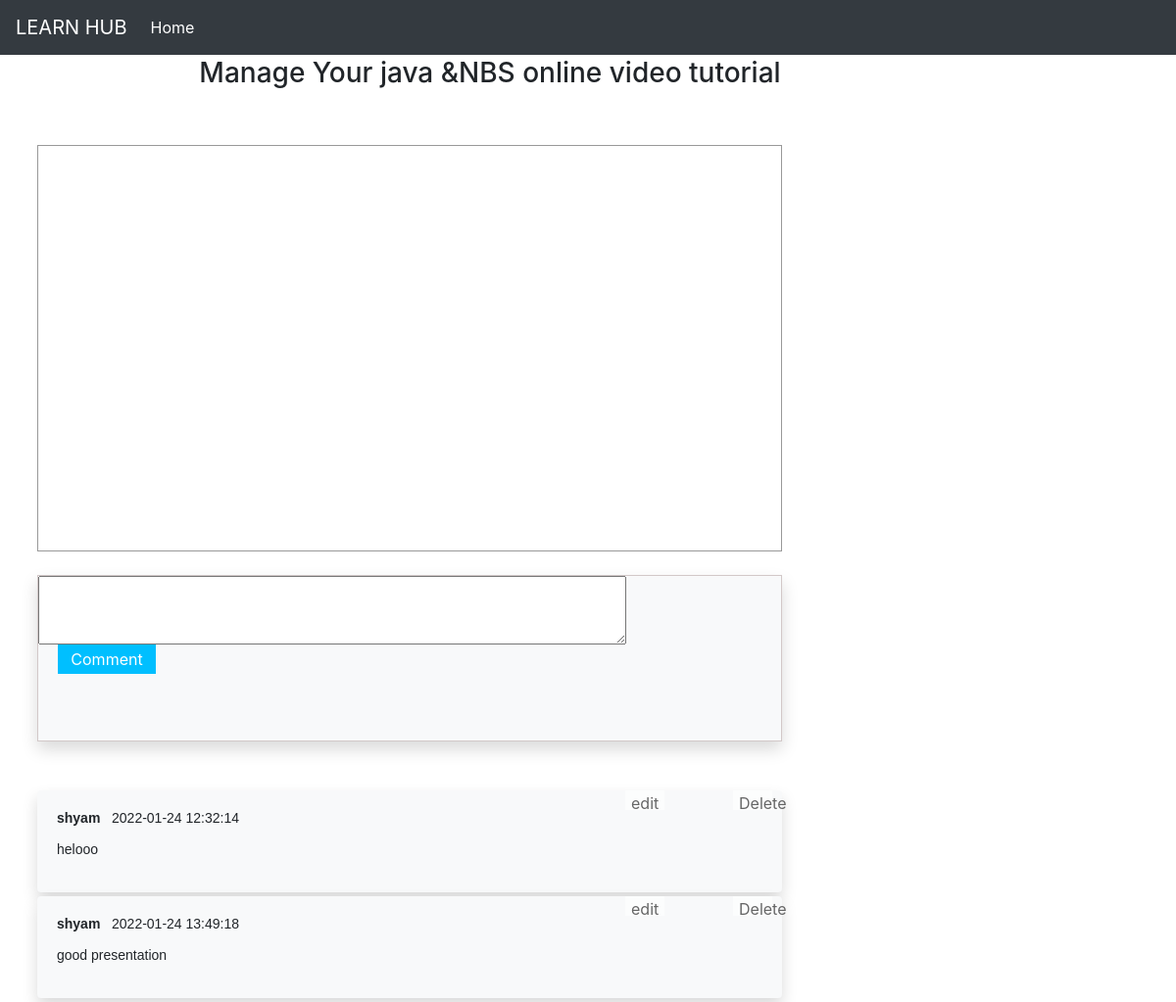
/admin/manage_videos/watch_video.php?video_id=51&course_name=java, run on the app's committed database.
### tables this page shows
CREATE TABLE `videos` (
  `video_id` int(255) NOT NULL,
  `video_path` varchar(255) NOT NULL,
  `video_name` varchar(255) NOT NULL,
  `course_name` varchar(255) NOT NULL,
  `video_image` varchar(255) NOT NULL
);

CREATE TABLE `commentsection` (
  `cid` int(11) NOT NULL,
  `uid` varchar(120) NOT NULL,
  `date` datetime NOT NULL,
  `message` text NOT NULL,
  `video_id` int(255) NOT NULL,
  `video_path` varchar(255) NOT NULL
);

### admin/manage_videos/comments.inc.php (the view, shortened to what this page needs)
<?php
function getComments($con)
{
	$video_id=$_SESSION['vid'];
	$sql="SELECT * FROM commentsection where video_id='$video_id'";
	$result=mysqli_query($con,$sql);
	while ($row=mysqli_fetch_array($result)) {
		echo "<div class='comment-box shadow bg-light'><p>";
			echo "<b>".$row['uid']."</b>&nbsp;&nbsp;&nbsp;";
			echo $row['date']."<br><br>";
			echo nl2br($row['message']);
		echo "</p>";
			echo "<form class='delete-form' method='POST' action='".deleteComment($con)."'>
			<input type='hidden' name='cid' value='".$row['cid']."'>
			<button type='submit' name='CommentDelete' class='btndelete'>Delete</button>
			</form>";
			echo "
			<input type='hidden' name='cid' value='".$row['cid']."'>
			<button type='button' class='btnEdit'  data-toggle='modal' data-target='#myModal' >edit</button>
			";
		echo "</div>";
	}
 }
?>

### admin/manage_videos/comments.inc.php (style rules this page uses)
.comment-box { width: 760px; padding: 20px; background-color: #fff; border-radius: 4px; margin-bottom: 4px; position: relative; }
.comment-box p { font-family:arial; font-size: 14px; line-height: 16px; }
.delete-form { position: absolute; top:0px; right:10px; }
.delete-form Button { width: 40px; height: 20px; color:#282828; background-color: #fff; opacity: 0.7; border:none; }
.btnEdit { position: absolute !important; top:0px !important; right:120px !important; width: 40px; height: 20px; color:#282828; background-color: #fff; opacity: 0.7; border:none; }

### data on the page
commentsection: uid "shyam", date "2022-01-24 12:32:14", message "helooo"
commentsection: uid "shyam", date "2022-01-24 13:49:18", message "good presentation"

### other printed values
$_GET['course_name'] "java"
